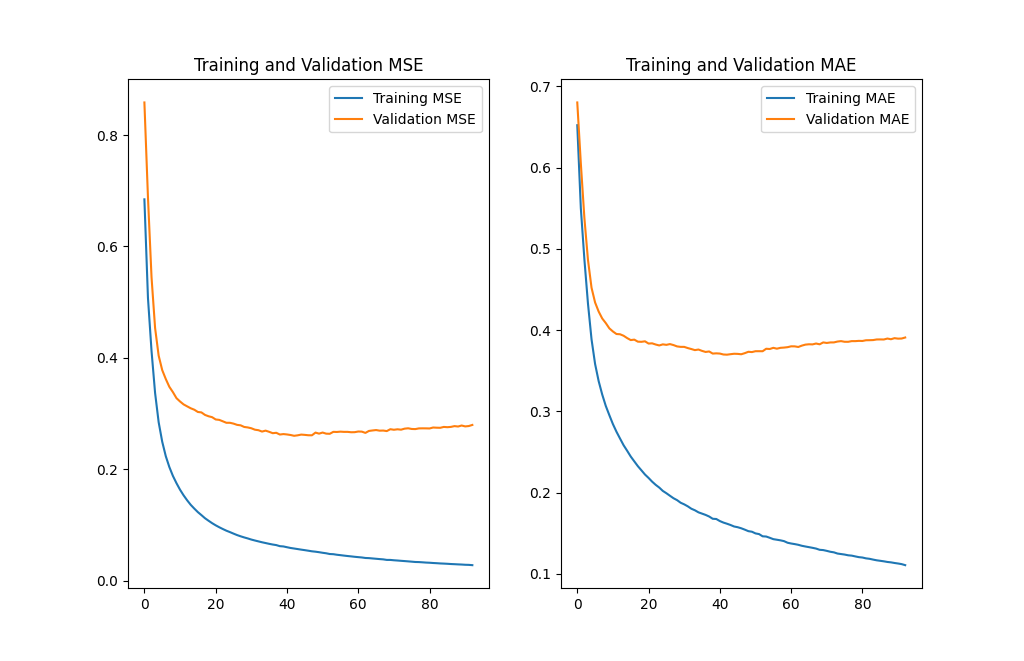

Here is the Python script that generated this plot:
import numpy as np
import matplotlib.pyplot as plt
from sklearn import preprocessing
from tensorflow import keras
from tensorflow.keras import layers
import tensorflow as tf
import math
from sklearn import metrics


np.random.seed(42)
file = np.load("E:/project/beijing/dataset_abs.npy") #(365,25)
dataset_all = file #(365,25)
dataset_winter = np.concatenate((file[:60,:],file[334:,:]),axis=0) #(91,25)
var_dict = {'PM2.5_Bias':0, 'PM10_Bias':1, 'NO2_Bias':2, 'SO2_Bias':3, 'O3_Bias':4, 'CO_Bias':5, 'PM2.5_Obs':6, 'PM10_Obs':7, 'NO2_Obs':8, 'SO2_Obs':9, 'O3_Obs':10, 'CO_Obs':11, 'PM2.5_Sim':12, 'RH_Bias':13, 'TEM_Bias':14, 'WSPD_Bias':15, 'WDIR_Bias':16, 'PRE_Bias':17, 'RH_Obs':18, 'TEM_Obs':19, 'WSPD_Obs':20, 'WDIR_Obs':21, 'PRE_Obs':22, 'PBLH_Sim':23, 'SOLRAD_Sim':24}
np.random.shuffle(dataset_all) #(365,25)
# 数据集制作
var_sele = ['PM2.5_Sim','NO2_Bias','SO2_Bias','O3_Bias','CO_Bias','NO2_Obs','SO2_Obs','O3_Obs','CO_Obs','RH_Bias','TEM_Bias','WSPD_Bias','WDIR_Bias','PRE_Bias','RH_Obs','TEM_Obs','WSPD_Obs','PRE_Obs','PBLH_Sim','SOLRAD_Sim'] #缺少WDIR_Obs (one-hot)、PM10_Bias、PM10_Obs、PM2.5_Obs

def get_xy_dataset(input_dataset):
    global scaler1, scaler2    
    Y = input_dataset[:,0] #'PM2.5_Bias'
    X = np.zeros((len(input_dataset),len(var_sele)))
    i = 0
    for var in var_sele:
        X[:,i] = input_dataset[:,var_dict.get(var)]
        i += 1
    scaler1 = preprocessing.StandardScaler().fit(X)#归一化
    X = scaler1.transform(X)
    Y = Y.reshape((Y.shape[0],1))
    scaler2 = preprocessing.StandardScaler().fit(Y)
    Y = scaler2.transform(Y)
    return X, Y

datasetX_winter, datasetY_winter = get_xy_dataset(dataset_winter)
datasetX_all, datasetY_all = get_xy_dataset(dataset_all)

# 训练集、测试集
def split_dataset(input_datasetx, input_datasety, ratio = 0.8):
    train_size = int(len(input_datasetx)*ratio) 
    X_train, y_train = input_datasetx[0:train_size,:], input_datasety[0:train_size] 
    X_test, y_test = input_datasetx[train_size:,:], input_datasety[train_size:]
    return X_train, y_train, X_test, y_test

X_train, y_train, X_test, y_test = split_dataset(datasetX_all, datasetY_all)
#print(X_train.shape, y_train.shape, X_test.shape, y_test.shape)
#(292, 20) (292, 1) (73, 20) (73, 1)

early_stopping = keras.callbacks.EarlyStopping(
    monitor='val_loss', 
    patience=50, 
    restore_best_weights=True)

lr_schedule = tf.keras.optimizers.schedules.InverseTimeDecay(
    0.001, 
    decay_steps=24*100, 
    decay_rate=1,
    staircase=False)


def build_model():
    model = keras.Sequential([
    layers.Dense(32, activation='relu', input_shape=[X_train.shape[1]]),
    layers.Dense(8, activation='relu'),
    #layers.Dense(4, activation='relu'),
    #layers.Dense(3, activation='relu'),
    layers.Dense(1, activation='linear')])
    optimizer=tf.keras.optimizers.RMSprop(lr_schedule)
    model.compile(loss='mse', optimizer=optimizer, metrics=['mae'])
    return model

model = build_model()
model.summary()

EPOCHS = 1000
history = model.fit(X_train, y_train, epochs=EPOCHS, batch_size=10, validation_split = 0.2, callbacks=[early_stopping], shuffle=False)

#查看loss
loss = history.history['loss'] #mse
val_loss = history.history['val_loss']
mae = history.history['mae']
val_mae = history.history['val_mae']

#画图
plt.figure(figsize=(8, 8))
plt.subplot(1, 2, 1)
plt.plot(history.epoch, loss, label='Training MSE')
plt.plot(history.epoch, val_loss, label='Validation MSE')
plt.legend(loc='upper right')
plt.title('Training and Validation MSE')

plt.subplot(1, 2, 2)
plt.plot(history.epoch, mae, label='Training MAE')
plt.plot(history.epoch, val_mae, label='Validation MAE')
plt.legend(loc='upper right')
plt.title('Training and Validation MAE')
plt.show()

#计算测试集RMSE损失
y_pred = model.predict(X_test)
y_pred = scaler2.inverse_transform(y_pred)
y_test = scaler2.inverse_transform(y_test)
test_rmse = math.sqrt(metrics.mean_squared_error(y_test, y_pred))
print('测试集RMSE损失为：%.3f' % test_rmse)


#计算修正后的各项指标
#bias=sim-obs,PM25_revised=sim-bias

#RMSE
def cal_rmse(xtest, ytest = None, info = ''):
    if ytest is None:
        RMSE = math.sqrt(metrics.mean_squared_error(xtest[:,var_dict.get('PM2.5_Obs')], xtest[:,var_dict.get('PM2.5_Sim')]))
    else:
        y_pred = model.predict(xtest)
        y_pred = scaler2.inverse_transform(y_pred)
        PM25_revised = ytest[:,var_dict.get('PM2.5_Sim')] - y_pred.reshape(len(xtest),)
        RMSE = math.sqrt(metrics.mean_squared_error(ytest[:,var_dict.get('PM2.5_Obs')], PM25_revised))
    print(info + ' RMSE: %.3f' % RMSE)

cal_rmse(dataset_all, info = 'all year')
cal_rmse(datasetX_all, dataset_all, 'all year revised')
cal_rmse(dataset_winter, info = 'winter')
cal_rmse(datasetX_winter, dataset_winter, 'winter revised')

#R2
def cal_R2(xtest, ytest = None, info = ''):
    if ytest is None:
        u = np.concatenate((xtest[:,var_dict.get('PM2.5_Obs')], xtest[:,var_dict.get('PM2.5_Sim')])).reshape((2,-1))
        R2 = np.corrcoef(u)[0,1] ** 2
    else:
        y_pred = model.predict(xtest)
        y_pred = scaler2.inverse_transform(y_pred)
        PM25_revised = ytest[:,var_dict.get('PM2.5_Sim')] - y_pred.reshape(len(xtest),)
        v = np.concatenate((ytest[:,var_dict.get('PM2.5_Obs')], PM25_revised)).reshape((2,-1))
        R2 = np.corrcoef(v)[0,1] ** 2
    print(info + ' R2: %.3f' % R2)

cal_R2(dataset_all, info = 'all year')
cal_R2(datasetX_all, dataset_all, 'all year revised')
cal_R2(dataset_winter, info = 'winter')
cal_R2(datasetX_winter, dataset_winter, 'winter revised')

#NMB
def cal_NMB(xtest, ytest = None, info = ''):
    if ytest is None:
        NMB = np.sum(xtest[:,var_dict.get('PM2.5_Sim')] - xtest[:,var_dict.get('PM2.5_Obs')]) / np.sum(xtest[:,var_dict.get('PM2.5_Obs')])
    else:
        y_pred = model.predict(xtest)
        y_pred = scaler2.inverse_transform(y_pred)
        #bias=sim-obs,PM25_revised=sim-bias
        PM25_revised = ytest[:,var_dict.get('PM2.5_Sim')] - y_pred.reshape(len(xtest),)
        NMB = np.sum(PM25_revised - ytest[:,var_dict.get('PM2.5_Obs')]) / np.sum(ytest[:,var_dict.get('PM2.5_Obs')])
    print(info + ' NMB: %.3f' % NMB)

cal_NMB(dataset_all, info = 'all year')
cal_NMB(datasetX_all, dataset_all, 'all year revised')
cal_NMB(dataset_winter, info = 'winter')
cal_NMB(datasetX_winter, dataset_winter, 'winter revised')

model.save("E:/project/beijing/DNN_abs_model.h5")









